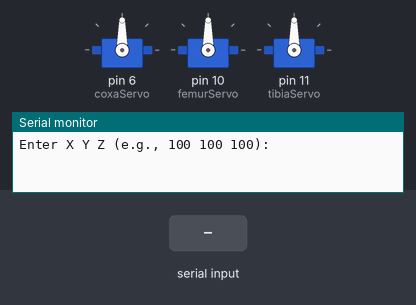
The sketch below on a simulated Arduino Uno, built with avr-gcc and run on an emulated ATmega328P. Shown: 3 × servo, the last lines printed to the serial monitor. The inputs (shaded band) are chosen by the test bench.

Above: at 1.2 s.
1.3 s: "90,45,200\n" received over Serial
At 2.1 s:
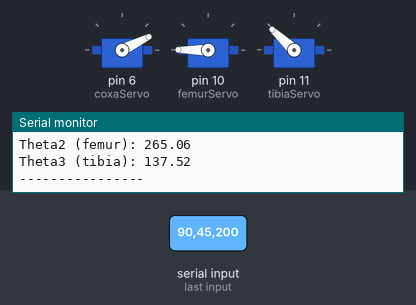
2.8 s: "30,150,10\n" received over Serial
At 4.0 s:
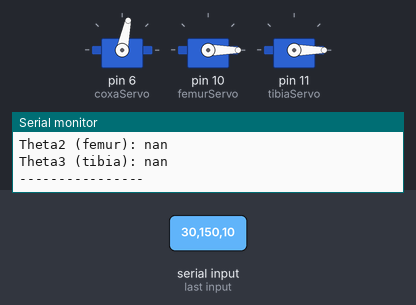
4.3 s: "5\n" received over Serial
At 7.1 s:
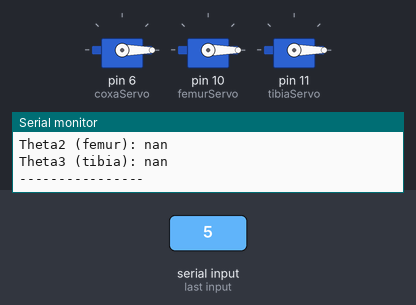
7.3 s: "200\n" received over Serial
At 10.1 s:
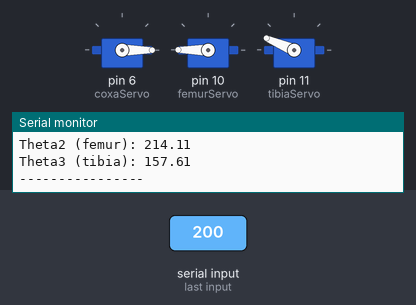
10.3 s: "1,90\n" received over Serial
At 11.6 s:
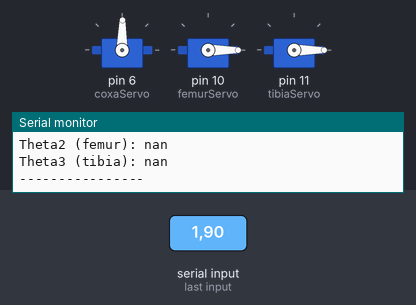
12.8 s: "90,45\n" received over Serial
At 14.8 s:
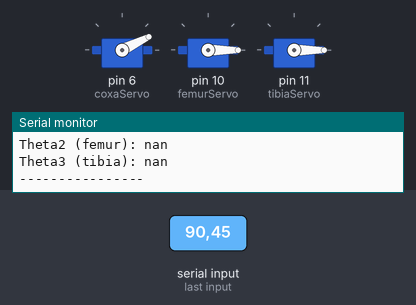
Timing chart, 0 to 16.3 s (numbered marks = the images above; inputs shaded):
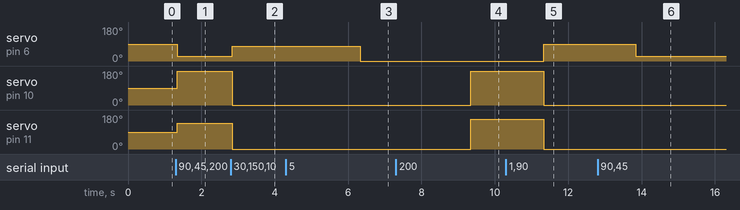

Measured:
- after the input at 1.3 s, servo on pin 6 (coxaServo): 90° → 26° after 0.05 s; servo on pin 10 (femurServo): 90° → 180° after 0.05 s; servo on pin 11 (tibiaServo): 90° → 137° after 0.05 s
- after the input at 2.8 s, servo on pin 6 (coxaServo): 26° → 78° at once; servo on pin 10 (femurServo): 180° → 0° at once; servo on pin 11 (tibiaServo): 137° → 0° at once
- after the input at 4.3 s, servo on pin 6 (coxaServo): 78° → 0° after 2.0 s
- after the input at 7.3 s, servo on pin 10 (femurServo): 0° → 180° after 2.0 s; servo on pin 11 (tibiaServo): 0° → 157° after 2.0 s
- after the input at 10.3 s, servo on pin 6 (coxaServo): 0° → 89° after 1.0 s; servo on pin 10 (femurServo): 180° → 0° after 1.0 s; servo on pin 11 (tibiaServo): 157° → 0° after 1.0 s
- after the input at 12.8 s, servo on pin 6 (coxaServo): 89° → 26° after 1.0 s

The sketch:

IK_TUT_1.ino
```cpp
#include <Servo.h>
#include <math.h>

Servo coxaServo;   // Pin 6
Servo femurServo;  // Pin 10
Servo tibiaServo;  // Pin 11

// Link lengths
const float a = 200.0;  // Femur
const float b = 300.0;  // Tibia
const float l = 62.0;   // Coxa offset

void setup() {
  Serial.begin(9600);
  coxaServo.attach(6);
  femurServo.attach(10);
  tibiaServo.attach(11);
  Serial.println("Enter X Y Z (e.g., 100 100 100):");
}

void loop() {
  if (Serial.available()) {
    float x = Serial.parseFloat();
    float y = Serial.parseFloat();
    float z = Serial.parseFloat();

    delay(10);
    while (Serial.available()) Serial.read();

    float r = sqrt(x * x + y * y);  // switch r and d?
    float d = r - l;
    float c = sqrt(z * z + d * d);

    //Degrees
    float theta1 = atan2(y, x) * 180.0 / PI;
    float theta2 = atan2(d, -z) * 180.0 / PI
                   + acos((a * a + c * c - b * b) / (2 * a * c)) * 180.0 / PI;

    float theta3 = 180.0
                   - acos((a * a + b * b - c * c) / (2 * a * b)) * 180.0 / PI;

    // Print
    Serial.print("Theta1 (coxa): ");
    Serial.println(theta1);

    Serial.print("Theta2 (femur): ");
    Serial.println(theta2);

    Serial.print("Theta3 (tibia): ");
    Serial.println(theta3);

    Serial.println("----------------");

    // Move servos
    coxaServo.write(constrain(theta1, 0, 180));
    femurServo.write(constrain(theta2, 0, 180));
    tibiaServo.write(constrain(theta3, 0, 180));
  }
}
```
